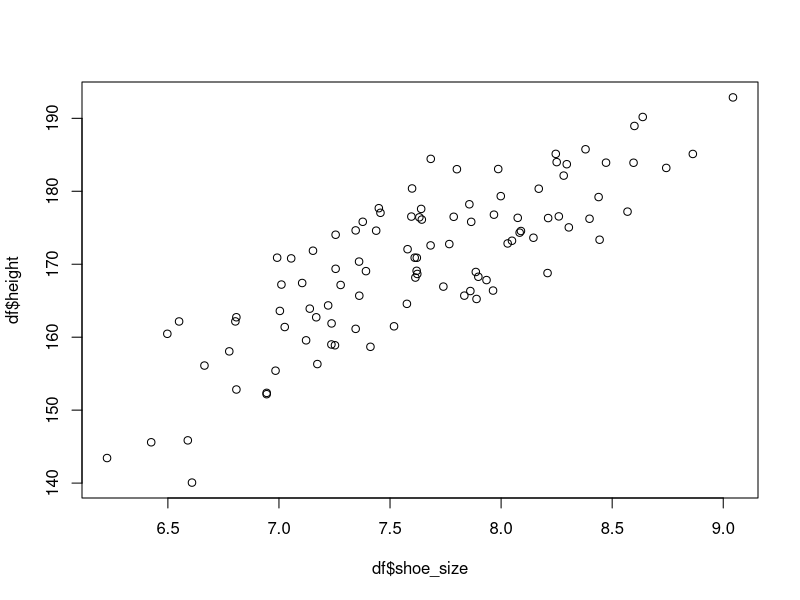
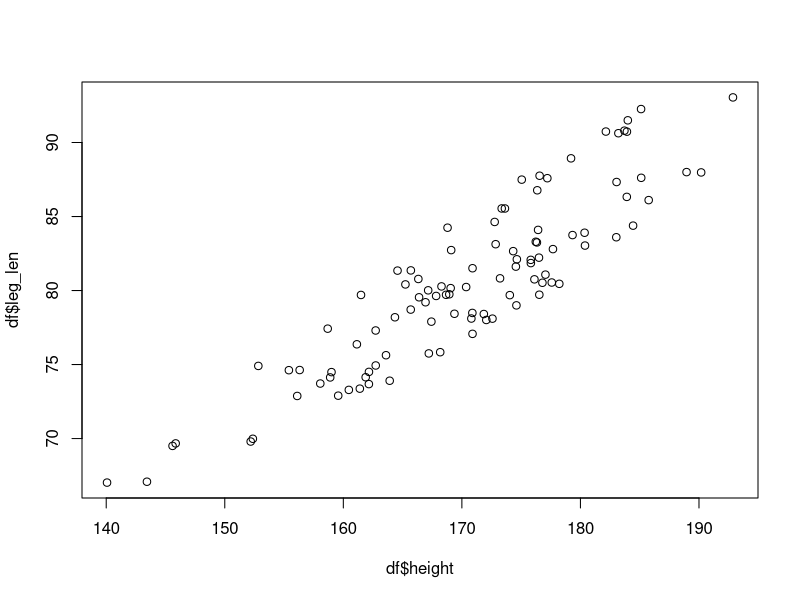

The R source for these figures, in order:
#' Script to demonstrate how colinearity can affect the interpretation of 
#'  individual predictors. 

library(ggplot2)

## Set seed for reproducibility
set.seed(42)

## sample size
ss <- 100

## random heights
h <- rnorm(ss, 170, sd = 10)
## legs as a proportion of heights, uniform variation from .45 to .5
lg_prop <- runif(ss, 0.45, 0.5)
## create the leg length variable (with a bit of error)
lg <- h * lg_prop  + rnorm(ss, 0, .01)
## shoe size proportion 
sh_prop <- runif(ss, 0.09, 0.1)
## make shoe size as a proportion of leg length to reinforce colinearity. 
sh <- lg * sh_prop + rnorm(ss, sd = 0.06)

df <- data.frame(height = h, leg_len = lg, shoe_size = sh)

## check correlations
cor.test(df$height, df$shoe_size)
plot(df$shoe_size, df$height)

plot(df$height, df$leg_len)
cor.test(df$height, df$leg_len)

## fit the model 
mod <- lm(height ~ leg_len + shoe_size, data = df)

summary(mod)

